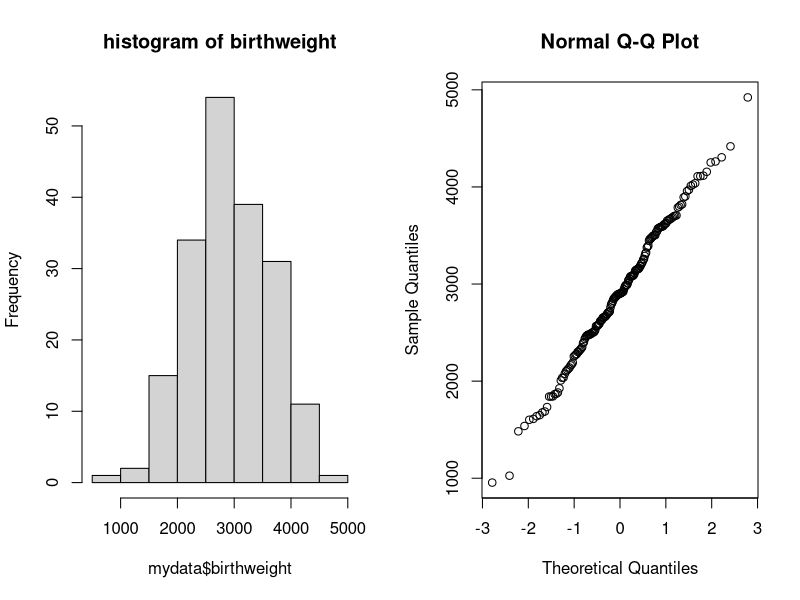
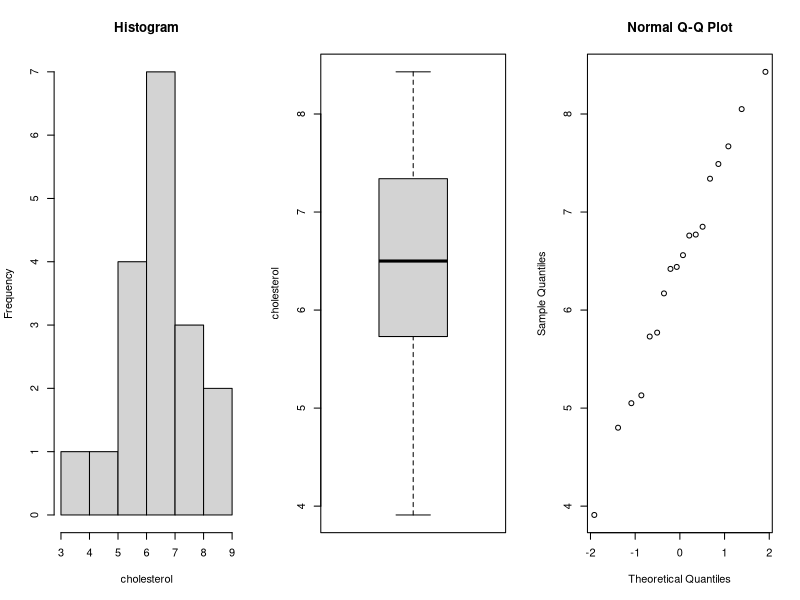
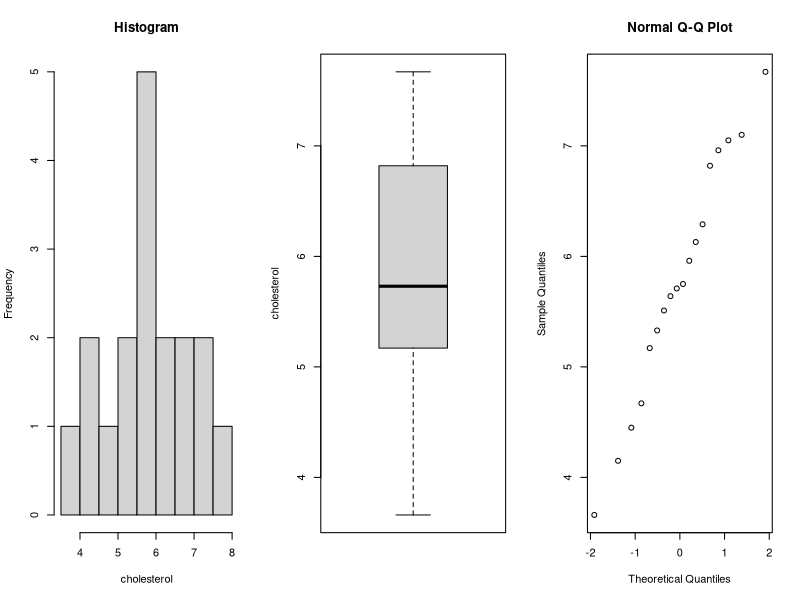
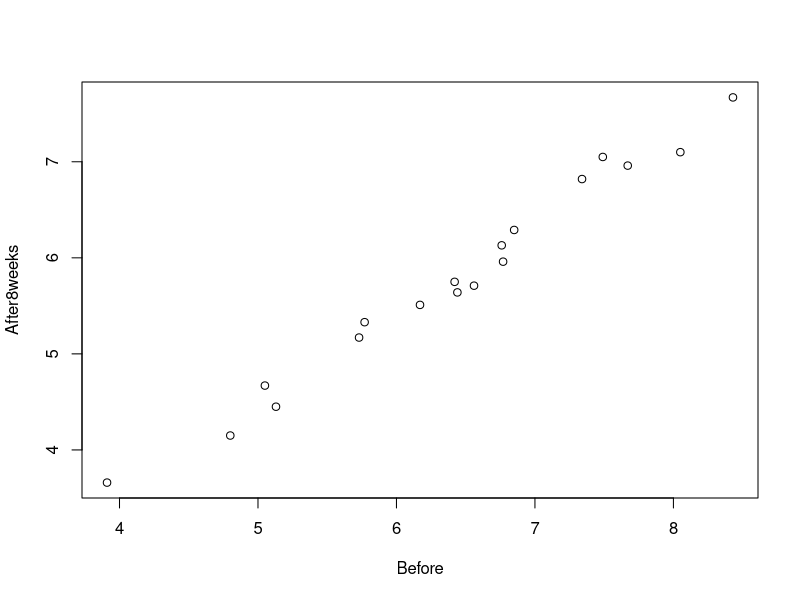
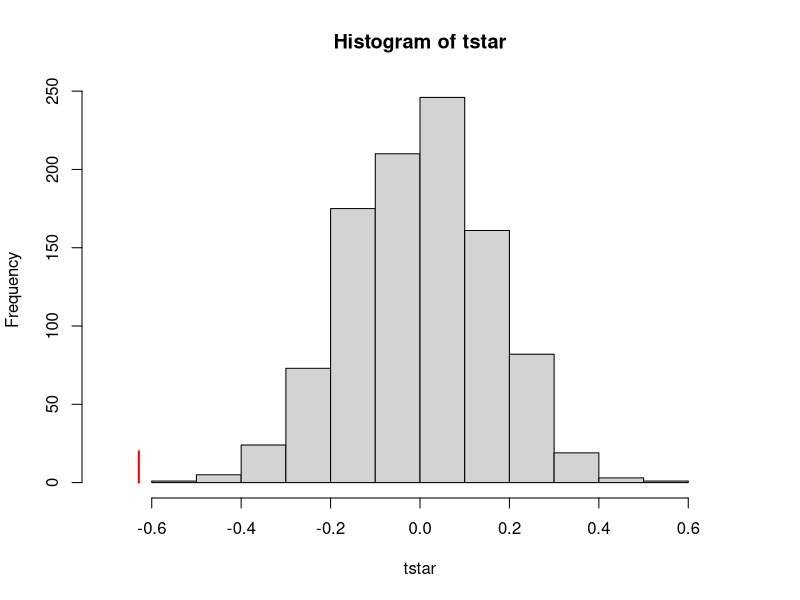
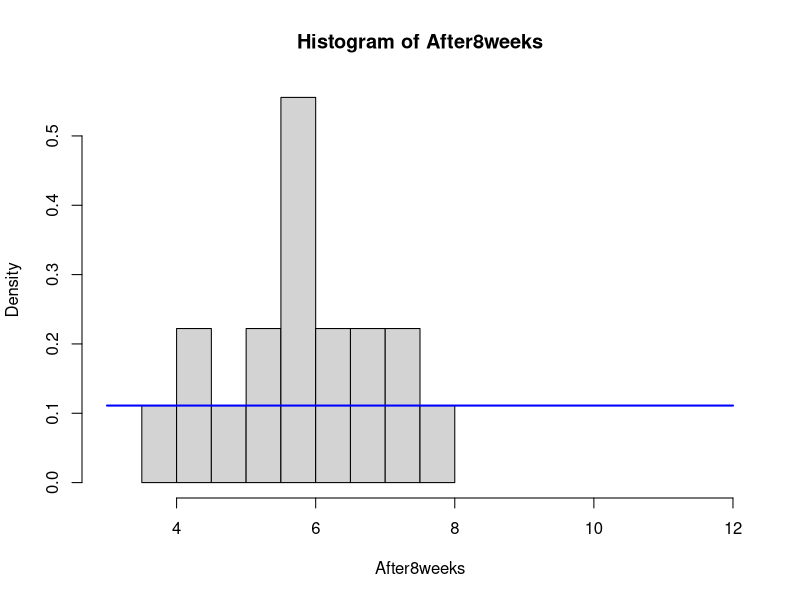
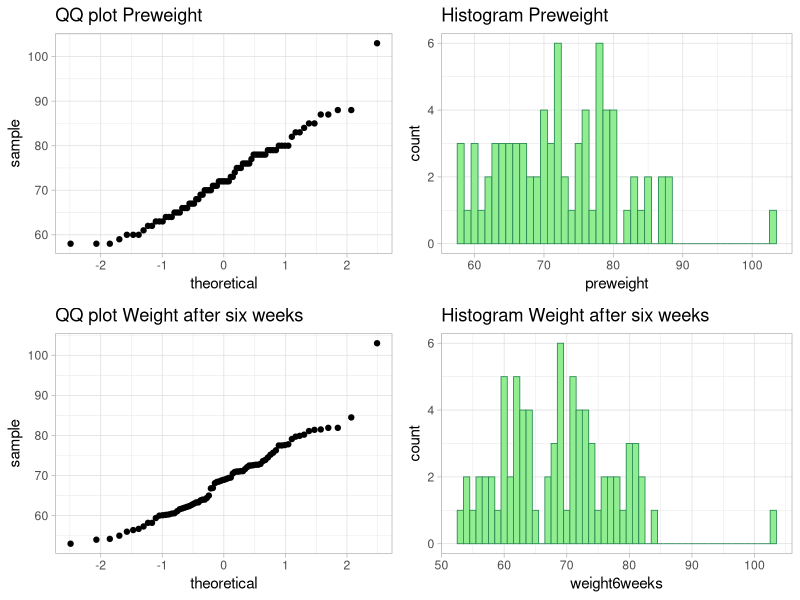
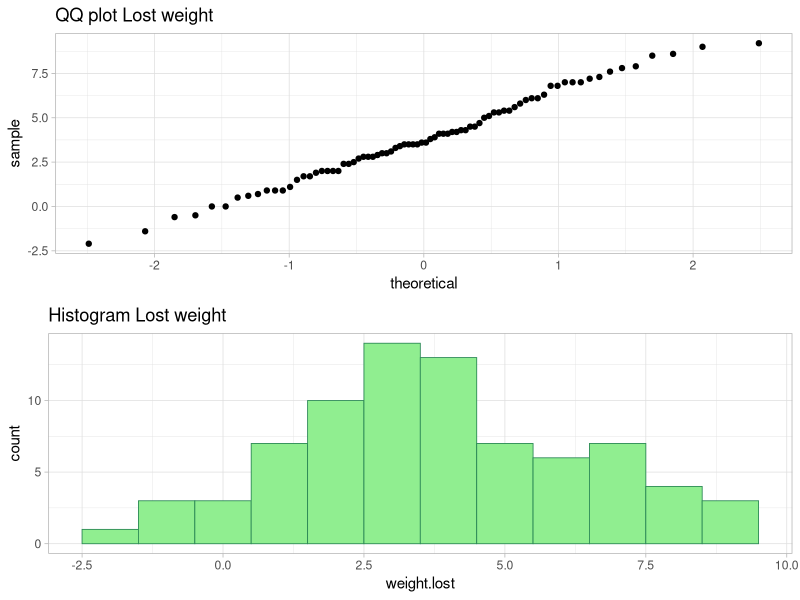

These figures' R source, in order:
## ---- chunk 1
knitr::opts_chunk$set(echo = TRUE)
options(digits=3)
library(ggplot2)
library(readr)
library(gridExtra)
library(viridis)
library(reshape2)   
library(dplyr)
library(boot)
library(pwr)
## ---- chunk 2
mydata <- read.table("birthweight.txt", header = TRUE, sep = "\n")
mu <- mean(mydata$birthweight)
sigma = sd(mydata$birthweight)

## ---- chunk 3
p=shapiro.test(mydata$birthweight)[[2]]; p
## ---- chunk 4
par(mfrow=c(1,2))
hist(mydata$birthweight, main='histogram of birthweight')
qqnorm(mydata$birthweight)
## ---- chunk 5
n <- length(mydata$birthweight)
alpha <- 0.04
t_value <- qt(1-alpha/2, df=n-1)
t_value
lower_bound <- mu - t_value*sigma/sqrt(n)
upper_bound <- mu + t_value*sigma/sqrt(n)
## ---- chunk 6
boot_fn <- function(data, index) mean(data[index])
boot_data <- boot(mydata$birthweight, boot_fn, R=1000)
quantile(boot_data$t, c(0.02, 0.98))
## ---- chunk 7
t.test(mydata$birthweight, mu = 2800, alternative = 'greater')
## ---- chunk 8
num_above <- sum(mydata$birthweight > 2800)
num_below <- sum(mydata$birthweight < 2800)
## ---- chunk 9
binom.test(num_above, num_above + num_below, p = 0.5, alternative = "greater")
## ---- chunk 10
sig.level <- 0.05 
effect.size <- (2913.293 - 2800) / sigma 
power_t <- pwr.t.test(n = n, d = effect.size, sig.level = sig.level, type = "one.sample", alternative = "greater")$power
birthweight <- c(2786, 2977, 3076, 3277, 2826, 3106, 3016, 3131, 2846, 3011)
## ---- chunk 11
f <- function(x) x - qnorm(0.975)*sqrt((x*(1-x))/n) - 0.25
p.hat <- uniroot(f, c(0.25, 1))$root

me=qnorm(0.9975)*sqrt((p.hat*(1-p.hat))/n)
p.hat_right=p.hat+me
p.hat_right
## ---- chunk 12
set.seed(111) # for reproducibility
gender <- c(sample(c(rep("male", 34), rep("female", 28))),sample(c(rep("male", 61), rep("female", 65))))
ascData <- data.frame(weight=order(mydata$birthweight),gender=gender)

p=t.test(weight ~ gender, data = ascData)[[3]]; p
## ---- chunk 13
data=read.table(file="cholesterol.txt",header=TRUE)
Before = data$Before
After8weeks = data$After8weeks
## ---- chunk 14
par(mfrow=c(1,3))

summary(Before)

hist(Before,xlab='cholesterol', main='Histogram')
boxplot(Before, ylab='cholesterol')
qqnorm(Before)
## ---- chunk 15
par(mfrow=c(1,3))

summary(After8weeks)
hist(After8weeks, xlab='cholesterol', main='Histogram')
boxplot(After8weeks, ylab='cholesterol')
qqnorm(After8weeks)

par(mfrow=c(1,1))
## ---- chunk 16
cor(Before,After8weeks)
## ---- chunk 17
plot(Before,After8weeks)
## ---- chunk 18
p=t.test(After8weeks, Before, paired = TRUE)[[3]]; p
## ---- chunk 19
p=wilcox.test(After8weeks, Before, paired = TRUE)[[3]]; p
## ---- chunk 20
mystat=function(x,y) {mean(x-y)}
B=1000; tstar=numeric(B)
for (i in 1:B) {
  dietstar=t(apply(cbind(After8weeks,Before),1,sample))
  tstar[i]=mystat(dietstar[,1],dietstar[,2]) }
myt=mystat(After8weeks,Before)

myt
## ---- chunk 21
hist(tstar, xlim=c(-0.7,0.7))
lines(rep(myt,2),c(0,20), col="red",lwd=2)
## ---- chunk 22
pl=sum(tstar<myt)/B
pr=sum(tstar>myt)/B
p=2*min(pl,pr); p
## ---- chunk 23
x.bar = mean(After8weeks)
theta.hat = 2 * x.bar - 3
## ---- chunk 24
z = qnorm(0.975) 
sigma = sqrt(((theta.hat - 3)^2)/(12*18*18))
me = z * sigma

ci = c(theta.hat - me, theta.hat + me)
ci
## ---- chunk 25
hist(After8weeks, freq = FALSE, xlim = c(3, 12))
curve(dunif(x, min = 3, max = 12), add = TRUE, col="blue", lwd = 2)
## ---- chunk 26
H0=rep(1, 9)
for(theta in 4:12){
  n=length(After8weeks); t=max(After8weeks)
  B=1000; Tstar=numeric(B)
  for(i in 1:B) {
   Xstar=runif(n,3,theta)
   Tstar[i]=max(Xstar)}
  pl=sum(Tstar<t)/B;pr=sum(Tstar>t)/B
  p=2*min(pl,pr)
  if(p<0.05){H0[theta-3]=0}}
H0
## ---- chunk 27
H0=rep(1,9)
for(theta in 4:12){
  n=length(After8weeks)
  sample=runif(n,3,theta)
  p=ks.test(After8weeks,sample)$p.value
  if(p<0.05){H0[theta-3]=0}
}
H0
## ---- chunk 28
p=wilcox.test(After8weeks,mu=6,alt="l")[[3]]; p
## ---- chunk 29
n=sum(After8weeks<4.5)
prop=n/length(After8weeks);prop
## ---- chunk 30
data <- read.table(file= 'diet.txt', header=TRUE)
#View(data)
## ---- chunk 31
data$weight.lost <- 0
for (i in 1:78) {
  data$weight.lost[i] <- data$preweight[i] - data$weight6weeks[i]
}
head(data) #shows that weight.lost column has been added
summary(data) #inspect data
## ---- chunk 32
qq_pre <- ggplot(data) + geom_qq(aes(sample=preweight)) + theme_light() + labs(title="QQ plot Preweight")
qq_post <- ggplot(data) + geom_qq(aes(sample=weight6weeks))  + theme_light()  + labs(title="QQ plot Weight after six weeks")

hist_pre <- ggplot(data, aes(x=preweight))+ geom_histogram(binwidth=1, color="seagreen", fill="lightgreen", linewidth=.3) + theme_light() + labs(title="Histogram Preweight")
hist_post <- ggplot(data, aes(x=weight6weeks))+ geom_histogram(binwidth=1, color="seagreen", fill="lightgreen", linewidth=.3) + theme_light() + labs(title="Histogram Weight after six weeks")

grid.arrange(qq_pre, hist_pre, qq_post, hist_post)

max(data$preweight)
max(data$weight6weeks)

qq_diff <- ggplot(data) + geom_qq(aes(sample=weight.lost)) + theme_light() + labs(title="QQ plot Lost weight") 
hist_diff <- ggplot(data, aes(x=weight.lost))+ geom_histogram(binwidth=1, color="seagreen", fill="lightgreen", linewidth=.3) + theme_light() + labs(title="Histogram Lost weight")

grid.arrange(qq_diff, hist_diff)

## ---- chunk 33
shapiro.test(data$preweight)
shapiro.test(data$weight6weeks)
## ---- chunk 34
data_subset <- select(data,preweight, weight6weeks)
data_long <- melt(data_subset)

weight_boxplt <- ggplot(data_long, aes(x = variable, y = value)) +         
  geom_boxplot(color="seagreen", fill="lightgreen") + labs(title = 'Weights before and after diet', x = 'diet stage', y = 'weight')+ theme_light()

diet_boxplt <- ggplot(data, aes( y=weight.lost)) + geom_boxplot(color="seagreen", fill="lightgreen") + labs(title='Weight lost') + theme_light()

grid.arrange(weight_boxplt, diet_boxplt,  ncol = 2)

## ---- chunk 35
t.test(data$preweight, data$weight6weeks, data = data, paired = TRUE)
## ---- chunk 36
diet_g_boxplt <- ggplot(data, aes( y=weight.lost, group = diet)) + geom_boxplot(color="seagreen", fill="lightgreen") + labs(title='Weight lost per diet') + theme_light()
diet_g_boxplt
## ---- chunk 37
data$diet <- as.factor(data$diet) # diet is numerical but needs to be factor for ANOVA
is.factor(data$diet) # True
summary(data$diet) #design is not balanced

# treatment parametrization, diet1 is base level
dietaov <- lm(weight.lost ~ diet, data=data)
anova(dietaov)
summary(dietaov)

# sum parametrization
contrasts(data$diet)=contr.sum
dietaov2 <- lm(weight.lost ~ diet, data=data)
anova(dietaov2)
summary(dietaov2)

# t-test
data_diet2 <- data[data$diet == 2,]
data_diet3 <- data[data$diet == 3,]
names(data_diet3)[8]<- paste("weight.lost2")
data_diet23 <- cbind(data_diet2,data_diet3)
t.test(data_diet23$weight.lost, data_diet23$weight.lost2, data = data_diet23, paired = FALSE)
## ---- chunk 38
qq_aovres1 <- ggplot(data) + geom_qq(aes(sample=residuals(dietaov)))  + theme_light()  + labs(title="QQ residuals of lm weight.lost ~ diet")
scatter_aovres1 <- ggplot(dietaov, aes(fitted(dietaov), residuals(dietaov))) + geom_point() + theme_light() + labs(title="Fitted against actual residuals of lm weight.lost ~ diet")

grid.arrange(qq_aovres1, scatter_aovres1, ncol=2)

qq_aov2res2 <- ggplot(data) + geom_qq(aes(sample=residuals(dietaov2)))  + theme_light()  + labs(title="QQ residuals of lm weight.lost ~ diet")
scatter_aov2res2 <- ggplot(dietaov2, aes(fitted(dietaov2), residuals(dietaov2))) + geom_point() + theme_light() + labs(title="Fitted against actual residuals of lm weight.lost ~ diet")

grid.arrange(qq_aov2res2, scatter_aov2res2, ncol=2)
## ---- chunk 39
data$gender <- as.factor(data$gender)
is.factor(data$gender) # TRUE

genderaovm <- lm(weight.lost ~ diet + gender, data = data) # main effects
anova(genderaovm)

genderaovi <- lm(weight.lost ~ diet * gender, data = data) # interaction effects
anova(genderaovi)
## ---- chunk 40
par(mfrow=c(1,2))
interaction.plot(data$gender, data$diet, data$weight.lost)
interaction.plot(data$diet, data$gender, data$weight.lost)
## ---- chunk 41
par(mfrow=c(1,2))
qqnorm(residuals(genderaovm))
scatter_genderaovm <- ggplot(genderaovm, aes(fitted(genderaovm), residuals(genderaovm))) + geom_point() + theme_light() + labs(title="Fitted against actual residuals of lm weight.lost ~ diet + gender")

qqnorm(residuals(genderaovi))
scatter_genderaovi <- ggplot(genderaovi, aes(fitted(genderaovi), residuals(genderaovi))) + geom_point() + theme_light() + labs(title="Fitted against actual residuals of lm weight.lost ~ diet * gender")

grid.arrange(scatter_genderaovm, scatter_genderaovi, ncol=2)

## ---- chunk 42
data$height <- as.factor(data$height)
is.factor(data$height) # TRUE

heightaovm <- lm(weight.lost ~ diet + height, data = data) # main effects
anova(heightaovm)

heightaovi <- lm(weight.lost ~ diet * height, data = data) # interaction effects
anova(heightaovi)
## ---- chunk 43
par(mfrow=c(1,2))
interaction.plot(data$height, data$diet, data$weight.lost)
interaction.plot(data$diet, data$height, data$weight.lost)
## ---- chunk 44
par(mfrow=c(1,2))
qqnorm(residuals(heightaovm))
scatter_heightaovm <- ggplot(heightaovm, aes(fitted(heightaovm), residuals(heightaovm))) + geom_point() + theme_light() + labs(title="Fitted against actual residuals of lm weight.lost ~ diet + height")

qqnorm(residuals(heightaovi))
scatter_heightaovi <- ggplot(heightaovi, aes(fitted(heightaovi), residuals(heightaovi))) + geom_point() + theme_light() + labs(title="Fitted against actual residuals of lm weight.lost ~ diet * height")

grid.arrange(scatter_heightaovm, scatter_heightaovi, ncol=2)
